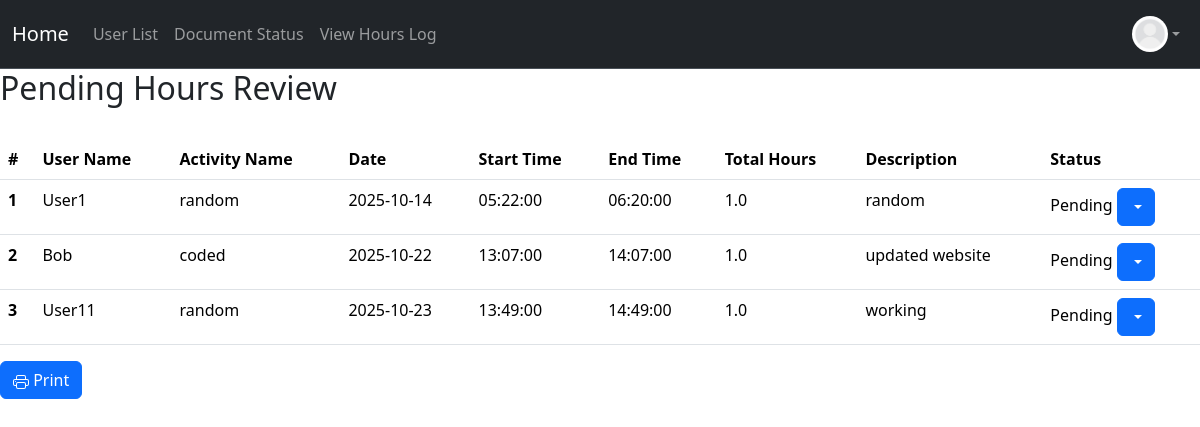
The app's page /pending/hours (signed in), older data.
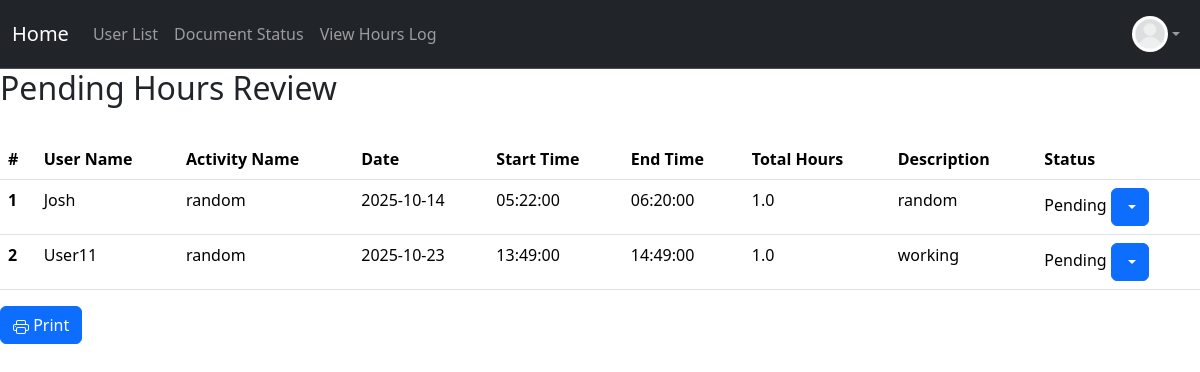
The same page, newer data.
### project/models.py (models this page shows, shortened)
class Hours(db.Model):
    __tablename__ = 'hours'
    id: Mapped[int] = mapped_column(primary_key=True)
    activity_name: Mapped[str] = mapped_column()
    date: Mapped[datetime.date] = mapped_column(Date)
    start_time: Mapped[datetime.time] = mapped_column(db.Time)
    end_time: Mapped[datetime.time] = mapped_column(db.Time)
    amount: Mapped[float] = mapped_column()
    description: Mapped[str] = mapped_column()
    status: Mapped[str] = mapped_column(server_default=text("'Pending'"))  # "pending", "approved", "denied"
    user: Mapped["User"] = relationship("User", back_populates="hours")
    user_id: Mapped[int] = mapped_column(db.ForeignKey('users.id'), name="fk_hours_user_id")

class User(db.Model, UserMixin):
    __tablename__ = 'users'
    id: Mapped[int] = mapped_column(primary_key=True)
    name: Mapped[str] = mapped_column()
    email: Mapped[str] = mapped_column(unique=True)
    password_hash: Mapped[str] = mapped_column(db.String(128))
    date_created: Mapped[datetime] = mapped_column(DateTime, server_default=func.now())
    total_hours: Mapped[float] = mapped_column(default=0.0)
    picture: Mapped[str] = mapped_column(default="default.jpeg")
    role: Mapped[str] = mapped_column(default="user")  # "user", "volunteer", " intern", "board"
    hours: Mapped[List["Hours"]] = relationship("Hours", back_populates="user", cascade="all, delete-orphan")
    documents: Mapped[List["Document"]] = relationship("Document", back_populates="user", cascade="all, delete-orphan")

### app.py (the view)
@app.route('/pending/hours', methods=['GET'])
@login_required
@permission_required('board')
def pending_hours():
    users = User.query.all()  # Get all users
    return render_template('pending_hours.html', users= users)

### project/models.py (called while the page is built)
@login_manager.user_loader
def load_user(user_id):
    return User.query.get(user_id)

### project/templates/pending_hours.html (shortened to what this page needs)
{% extends "base.html" %}
{% block content %}
<h2>
    Pending Hours Review
</h2>
<br>
<table class="table table-hover">
    <thead class = "thead-light">
    <tr>
        <th scope="col">#</th>
        <th scope ="col">User Name</th>
        <th scope="col">Activity Name</th>
        <th scope="col">Date</th>
        <th scope="col">Start Time</th>
        <th scope="col">End Time</th>
        <th scope="col">Total Hours</th>
        <th scope="col">Description</th>
        <th scope="col">Status</th>
    </tr>
    </thead>
<tbody>
{% set ns = namespace(log_num=0) %}
{% for user in users %}
    {% for log in user.hours %}
        {% if log.status == "Pending" %}
            {% set ns.log_num = ns.log_num + 1 %}
            <tr>
                <th scope="row">{{ns.log_num}}</th>
                <td>{{user.name}}</td>
                <td>{{log.activity_name}}</td>
                <td>{{log.date}}</td>
                <td>{{log.start_time}}</td>
                <td>{{log.end_time}}</td>
                <td>{{log.amount}}</td>
                <td>{{log.description}}</td>
                <td>{{log.status}}
                        <div class="btn-group" role="group">
                            <button id="btnGroupDrop1" type="button" class="btn btn-primary dropdown-toggle" data-bs-toggle="dropdown" aria-expanded="false">
                            </button>
                        </div>
                    </td>
            </tr>
        {% endif %}
    {% endfor %}
{% endfor %}
</tbody>
</table>
<button onclick="window.print()" class="btn btn-primary">
    Print
</button>
{% endblock %}

Row changes from the older to the newer data that the page shows:
no longer on this page (row edited): User: name "Bob"
no longer on this page (row edited): Hours: log_num "2", activity_name "coded", date "2025-10-22", start_time "13:07:00", end_time "14:07:00", amount "1.0", description "updated website", status "Pending"
changed User: name "User1" → "Josh"
computed for Hours "working": log_num "3" → "2"
